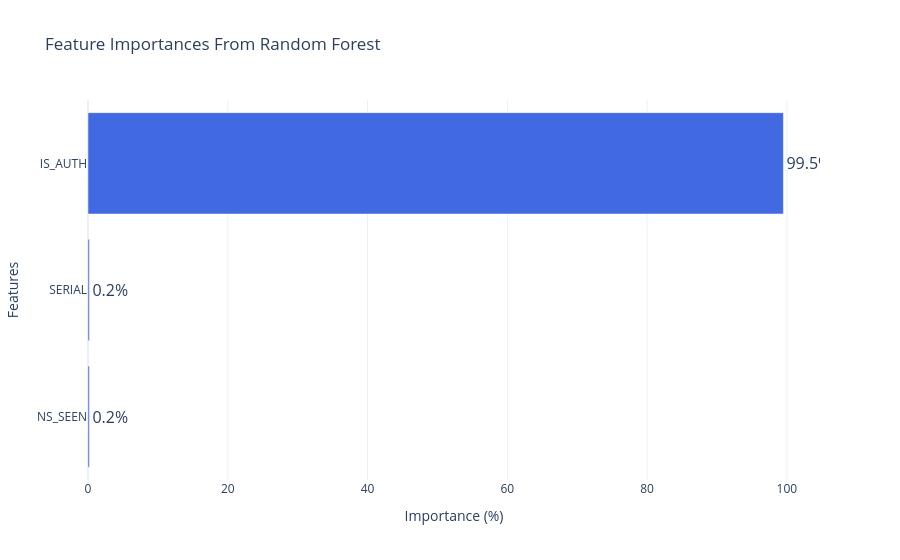

Notebook code for this chart:
### Code cell
import plotly.graph_objects as go

# Example feature importance data
feature_importance = [
    ("IS_AUTH", 0.9954288710276746),
    ("SERIAL", 0.0023609085435243255),
    ("NS_SEEN", 0.002210220428801028)
]

# Extract features and their importances, converting to percentages with 1 decimal point
features = [feature for feature, importance in feature_importance]
importances = [round(importance * 100, 1) for feature, importance in feature_importance]

# Create the Plotly horizontal bar chart
fig = go.Figure()

fig.add_trace(
    go.Bar(
        x=importances,
        y=features,
        orientation='h',  # Horizontal bar chart
        marker=dict(color='royalblue'),  # Customize bar color
        text=importances,  # Show importance as text on the bars
        texttemplate="%{text}%",  # Append percentage sign to the text
        textposition="auto"
    )
)
fig.update_traces(
    textfont_size=16,  # Increase text size
    textposition="outside"  # Place the text outside the bars for better visibility
)

# Customize layout
fig.update_layout(
    title="Feature Importances From Random Forest",
    xaxis_title="Importance (%)",
    yaxis_title="Features",
    yaxis=dict(autorange="reversed"),  # Reverse y-axis for readability
    template="plotly_white"
)

# Show the plot
fig.show()

### Figure 1 — Plotly figure (JSON) as saved in the notebook; plotly's stock layout.template omitted (floating-point values rounded to 4 significant figures)
{"data": [{"marker": {"color": "royalblue"}, "orientation": "h", "text": ["99.5", "0.2", "0.2"], "textfont": {"size": 16}, "textposition": "outside", "texttemplate": "%{text}%", "type": "bar", "x": [99.5, 0.2, 0.2], "y": ["IS_AUTH", "SERIAL", "NS_SEEN"]}], "layout": {"autosize": true, "title": {"text": "Feature Importances From Random Forest"}, "xaxis": {"autorange": true, "range": [0, 104.7], "title": {"text": "Importance (%)"}, "type": "linear"}, "yaxis": {"autorange": true, "range": [2.5, -0.5], "title": {"text": "Features"}, "type": "category"}}}
